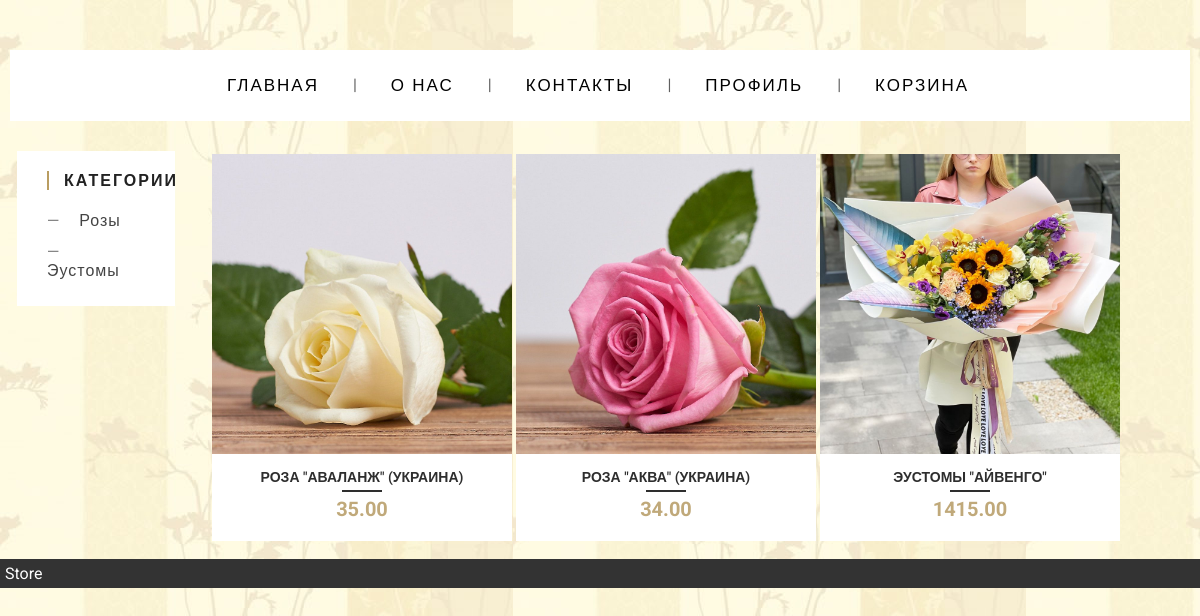
The page / on the database its author committed.
### main/models.py (models this page shows, shortened)
class Category(models.Model):
    category_title = models.CharField(max_length=50)
    slug = models.SlugField(null=True)

class Product(models.Model):
    product_title = models.CharField(max_length=100)
    price = models.DecimalField(max_digits=10, decimal_places=2)
    description = models.TextField()
    slug = models.SlugField(null=True)
    image = models.ManyToManyField(Image)
    category = models.ForeignKey(Category, null=True, on_delete=models.CASCADE)

### main/views.py (the view)
# urls.py: path('', views.index, name='home'),
def index(request):  # main page with all products
    products = Product.objects.all()
    categories = Category.objects.all()
    context = {'products': products,
               'categories': categories,
               }
    return render(request, 'main/index.html', context)

### main/templates/main/index.html (shortened to what this page needs)
{% load static %}
<!DOCTYPE html>
<html lang="ru">
<head>
    <link rel="stylesheet" href="{% static 'css/base.css' %}" type="text/css" media="screen">
</head>
<body>
  <div id="header">
      {% include 'main/top_menu.html' %}
  </div>
  <div id="sidebar" >
    {% include 'main/sidebar.html' %}
  </div>
  <div id="content">
 {% block content %} {% include 'main/product_card.html' %} {% endblock %}
  </div>
  <div id="footer">Store</div>
 </body>
</html>

### main/templates/main/sidebar.html (shortened to what this page needs)
{% load static %}
<link rel="stylesheet" href="{% static 'css/sidebar.css' %}" type="text/css" media="screen">
<div class="widget">
  <h3 class="widget-title">Категории</h3>
{% for category in categories %}
  <ul class="widget-list">
    <li><a href="{% url 'category_product_list' category.slug %}"> {{category.category_title}} </a></li>
  </ul>
{% endfor %}
</div>

### main/templates/main/product_card.html (shortened to what this page needs)
{% load static %}
<link rel="stylesheet" href="{% static 'css/product_card.css' %}" type="text/css" media="screen">
<link rel="stylesheet" href="{% static 'css/button_cart.css' %}" type="text/css" media="screen">
<table border="0px">
    {% for product in products %}
    <td>
<div class="product-wrap">
  <div class="product-item">
  </div>
  <div class="product-title">
    <a href="{% url 'product_detail' product.slug %}"> {{product.product_title}}</a>
    <span class="product-price"> {{product.price}}</span>
  </div>
</div>
    </td>
    {% empty %}
    <p> В данной категории нет товаров. </p>
    {% endfor %}
</table>

### static/css/base.css (style rules this page uses)
body { font-family: 'Roboto', sans-serif; margin: 0; }
#header { //background: #0080c0; padding: 10px; }
#sidebar { float: left; width: 14%; padding: 5px; margin: 10px 10px 20px 1%; }
#content { margin: 10px 1% 10px 17%; padding: 5px; }
#footer { background: #333; padding: 5px; color: #fff; clear: left; }

### static/css/sidebar.css (style rules this page uses)
* { box-sizing: border-box; margin: 0; }
.widget { padding: 20px 30px; background: white; font-family: 'Roboto', sans-serif; }
.widget-title { text-transform: uppercase; letter-spacing: 2px; color: #222; font-size: 16px; padding-left: 15px; margin-bottom: 15px; border-left: 2px solid #b99d61; }
.widget-list { padding: 0; list-style: none; }
.widget-list a:before { content: "\2014"; margin-right: 14px; }
.widget-list a { text-decoration: none; outline: none; display: block; padding: 6px 0; letter-spacing: 1px; font-weight: 300; color: #444; transition: .3s linear; }

### static/css/product_card.css (style rules this page uses)
* { box-sizing: border-box; }
.product-wrap { width: 300px; margin: 0 auto; background: white; padding: 0 0 20px; text-align: center; font-size: 14px; font-family: 'Roboto', sans-serif; text-transform: uppercase; }
.product-item { position: relative; overflow: hidden; }
.product-title { color: #5e5e5e; }
.product-title a { text-decoration: none; color: #2e2e2e; font-weight: 600; margin: 15px 0 5px; padding-bottom: 7px; display: block; position: relative; transition: .3s ease-in-out; }
.product-title a:after { content: ""; position: absolute; width: 40px; height: 2px; background: #2e2e2e; left: 50%; margin-left: -20px; bottom: 0; transition: .3s ease-in-out; }
.product-price { font-size: 20px; color: #c0a97a; font-weight: 700; }

### rows shown on the page
Category: category_title "Розы"
Category: category_title "Эустомы"
Product: product_title "РОЗА \"АВАЛАНЖ\" (УКРАИНА)", price "35.00"
Product: product_title "РОЗА \"АКВА\" (УКРАИНА)", price "34.00"
Product: product_title "ЭУСТОМЫ \"АЙВЕНГО\"", price "1415.00"
